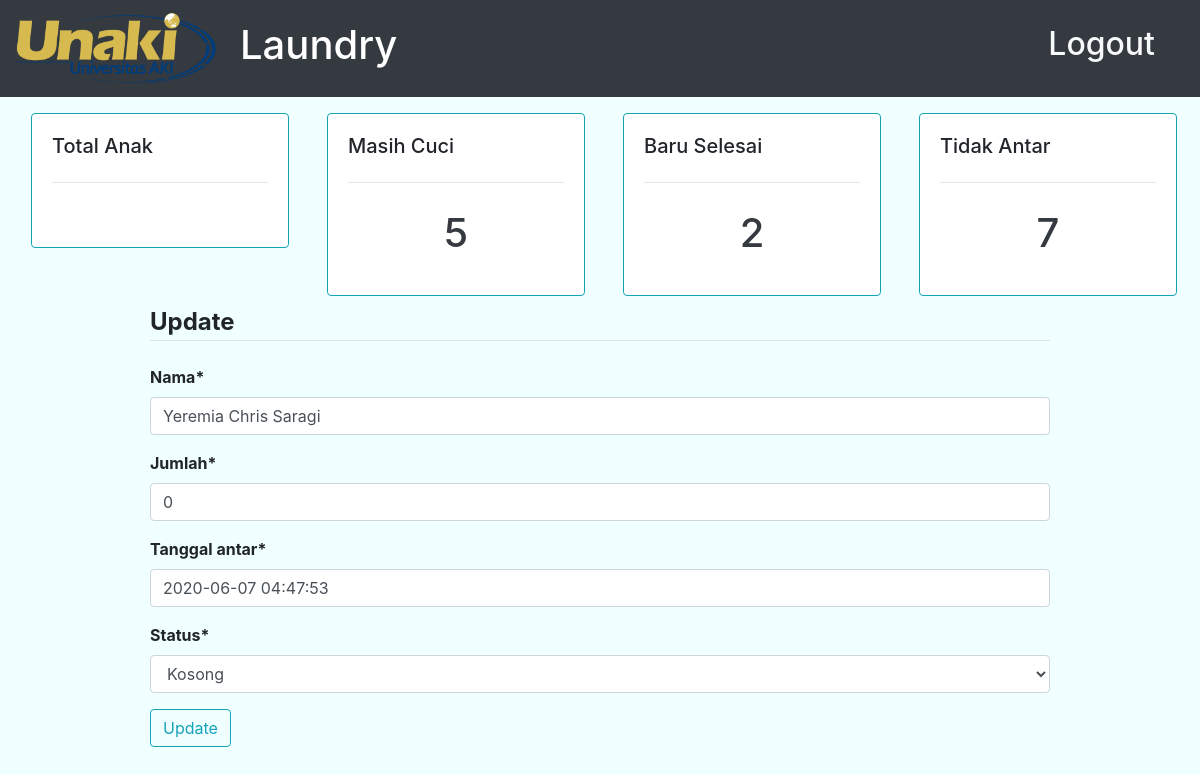
Screenshot of /update/40 (signed in) with the database file from the repository.
### account/models.py (models this page shows, shortened)
class Anak(models.Model):
    user = models.OneToOneField(User,null=True,blank=True,on_delete=models.CASCADE)
    CATEGORY = (
            ('Masih Cuci','Masih Cuci'),
            ('Selesai','Selesai'),
            ('Kosong','Kosong'),
            )
    nama = models.CharField(max_length=30)
    jumlah = models.IntegerField(default=0)
    tanggal_antar = models.DateTimeField(default=timezone.now)
    status =  models.CharField(max_length=20,choices=CATEGORY,default='Kosong')
    image_profile = models.ImageField(default='default.png',upload_to='profile_pics')

### account/decorators.py (the view)
        def wrapper_func(request, *args,**kwargs):
            groub = None
            if request.user.groups.exists():
                groub = request.user.groups.all()[0].name
            if groub in allowed_roles:
                return view_func(request, *args,**kwargs)
            else:
                return HttpResponse('you are not authorized to view this page')

### account/forms.py
class AnakForm(ModelForm):
    class Meta:
        model = Anak
        fields = '__all__'
        exclude = ['image_profile','user']

### account/views.py (called while the page is built)
@login_required(login_url='login')
@allowed_users(allowed_roles=['pencuci'])
def updateAnak(request,pk):
    anak_update = Anak.objects.get(id=pk)
    anak = Anak.objects.all().order_by('-tanggal_antar')
    jumlah = anak.count()
    pending = anak.filter(status='Masih Cuci').count()
    selesai = anak.filter(status='Selesai').count()
    kosong = anak.filter(status='Kosong').count()
    form = AnakForm(instance=anak_update)
    if request.method == 'POST':
        form = AnakForm(request.POST,instance=anak_update)
        if form.is_valid:
            form.save()
            return redirect('/')
    context = {
        'form': form,
        'anak':anak,
        'pending': pending,
        'selesai': selesai,
        'kosong': kosong,
    }
    return render(request,'account/update.html',context)

### account/templates/account/update.html (shortened to what this page needs)
{% extends 'account/base.html' %}
{% load crispy_forms_tags %}
{% block content %}
    <div class="container">
      <div class="row">
        <div class="col-md">
          <form class="" action="" method="post">
            <fieldset class="form-groub">
              <legend class="border-bottom mb-4"><strong>Update</strong></legend>
              <strong>{{ form|crispy }}</strong>
            </fieldset>
            <div class="form-groub">
                <button type="submit" name="button" class="btn btn-outline-info">Update</button>
            </div>
          </form>
        </div>
      </div>
    </div>
{% endblock content %}

### static/css/style.css (style rules this page uses)
body { background-color: #F0FFFF }

### rows the page displays
Anak: nama "Yeremia Chris Saragi", jumlah "0", tanggal_antar "2020-06-07 04:47:53", status "Kosong"

### other values shown
{{ pending }} "5"
{{ selesai }} "2"
{{ kosong }} "7"
